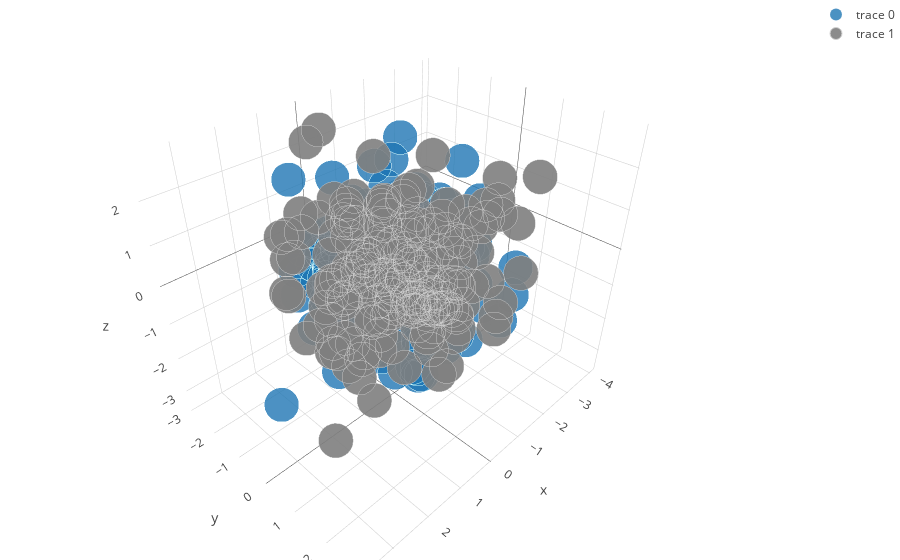

Source (notebook cell):
### Markdown cell above
3Dプロットの例

### Code cell
from plotly import __version__
from plotly.offline import download_plotlyjs, init_notebook_mode, plot, iplot
import plotly.graph_objs as go
from plotly.graph_objs import *
import numpy as np
init_notebook_mode(connected=True)

x, y, z = np.random.multivariate_normal(np.array([0,0,0]), np.eye(3), 200).transpose()
trace1 = go.Scatter3d(x=x, y=y, z=z, mode='markers',
    marker=dict(size=12, line=dict(color='rgba(217, 217, 217, 0.14)', width=0.5), opacity=0.8))

x2, y2, z2 = np.random.multivariate_normal(np.array([0,0,0]), np.eye(3), 200).transpose()
trace2 = go.Scatter3d(x=x2, y=y2, z=z2, mode='markers', marker=dict(color='rgb(127, 127, 127)', size=12,  symbol='circle', line=dict(color='rgb(204, 204, 204)', width=1),opacity=0.9))

data = [trace1, trace2]
layout = go.Layout(margin=dict(l=0, r=0, b=0, t=0))
fig = go.Figure(data=data, layout=layout)
iplot(fig, filename='simple-3d-scatter')

### Figure 1 — Plotly figure (JSON) as saved in the notebook; plotly's stock layout.template omitted (floating-point values rounded to 4 significant figures; data arrays with more than 128 entries replaced by an {"elided": "..."} marker saying what was removed)
{"data": [{"marker": {"line": {"color": "rgba(217, 217, 217, 0.14)", "width": 0.5}, "opacity": 0.8, "size": 12}, "mode": "markers", "type": "scatter3d", "x": {"elided": "200 float values"}, "y": {"elided": "200 float values"}, "z": {"elided": "200 float values"}}, {"marker": {"color": "rgb(127, 127, 127)", "line": {"color": "rgb(204, 204, 204)", "width": 1}, "opacity": 0.9, "size": 12, "symbol": "circle"}, "mode": "markers", "type": "scatter3d", "x": {"elided": "200 float values"}, "y": {"elided": "200 float values"}, "z": {"elided": "200 float values"}}], "layout": {"margin": {"b": 0, "l": 0, "r": 0, "t": 0}}}
